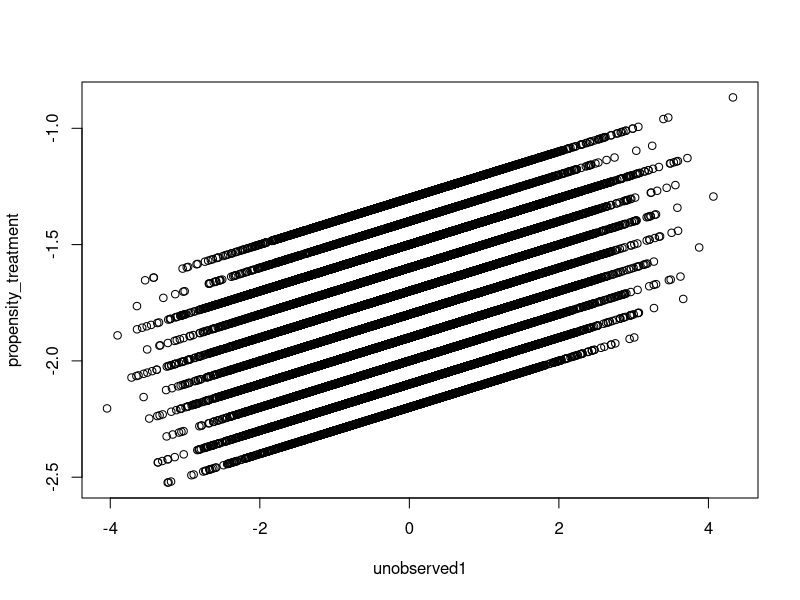
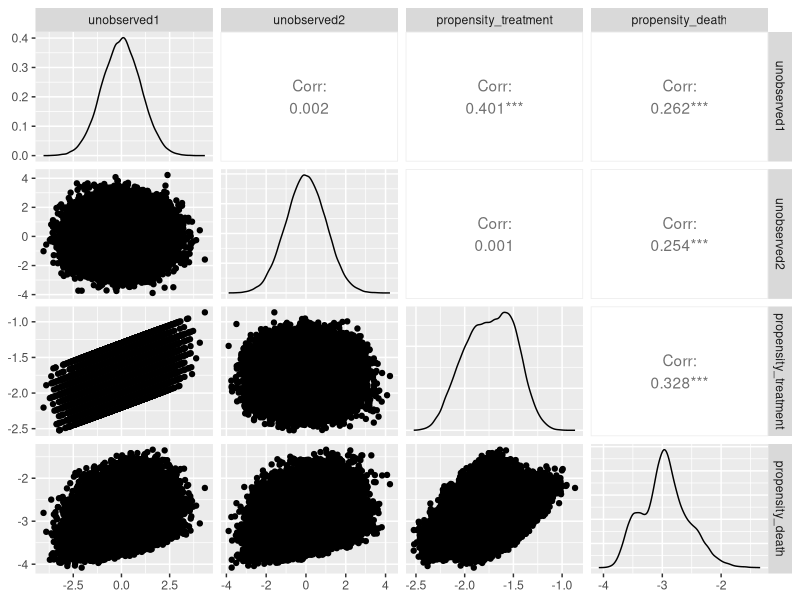
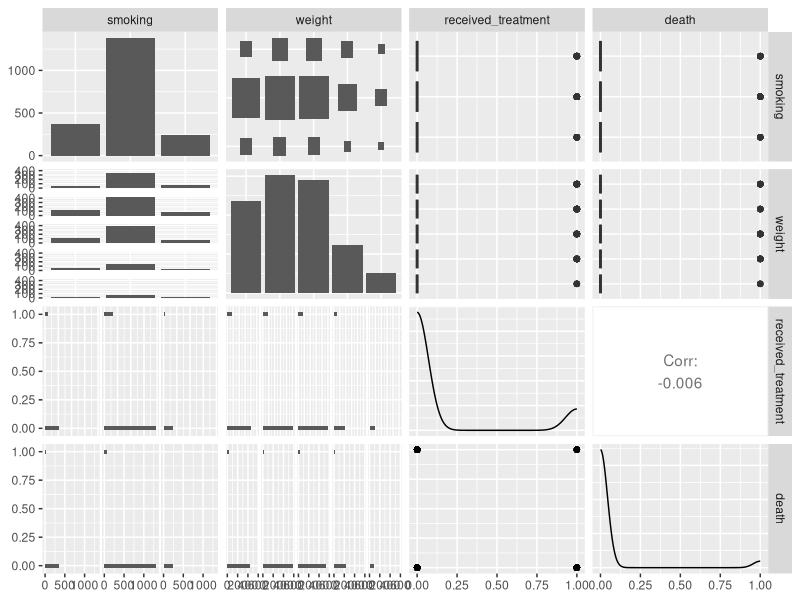

These figures' R source, in order:
library(tidyverse)
library(survey)
library(boot)
library(GGally)

#================Create some marginal totals===============


#---------------Set up variables------------------
continents <- c("Eastasia", "Oceania", "Eurasia")
races <- c("Klingon", "Vulcan", "Human", "Missing")
sexes <- c("Male", "Female", "Other", "Missing")
smoking <- c("Smoking", "Non-smoking", "Missing")
weight <- c("Underweight", "Healthy weight", "Overweight", "Obese", "Missing")

#-------------Race x continent------------------
rc_tot <- expand.grid(race = races, continent = continents) %>%
  mutate(Freq = c(100, 200, 30000, 500,
                  5000, 1000, 2000, 500,
                  2000, 10000,3000, 1000))

c_tot <- rc_tot %>%
  group_by(continent) %>%
  summarise(continent_total = sum(Freq))

r_tot <- rc_tot %>%
  group_by(race) %>%
  summarise(race_total = sum(Freq))

#-------------------Race x sex---------------------
rx_tot <- expand.grid(race = races, sex = sexes) %>%
  left_join(r_tot, by = "race") %>%
  mutate(Freq = case_when(
    sex == "Male" & race == "Klingon" ~ 0.40 * race_total,
    sex == "Female" & race == "Klingon" ~ 0.56 * race_total,
    sex == "Male"                     ~ 0.47 * race_total,
    sex == "Female"                   ~ 0.49 * race_total,
    sex == "Missing"                  ~ 0.03 * race_total,
    sex == "Other"                    ~ 0.01 * race_total
  )) %>%
  select(-race_total)

stopifnot(sum(rc_tot$Freq) == sum(rx_tot$Freq))

x_tot <- rx_tot %>%
  group_by(sex) %>%
  summarise(sex_total = sum(Freq))

#-------------------Sex x smoking----------------

xs_tot <- expand.grid(sex = sexes, smoking = smoking) %>%
  left_join(x_tot, by = "sex") %>%
  mutate(Freq = case_when(
    sex == "Male" & smoking == "Smoking" ~ 0.2 * sex_total,
    sex == "Male" & smoking == "Non-smoking" ~ 0.7 * sex_total,
    sex == "Male" & smoking == "Missing" ~ 0.1 * sex_total,
    sex == "Female" & smoking == "Smoking" ~ 0.15 * sex_total,
    sex == "Female" & smoking == "Non-smoking" ~ 0.72 * sex_total,
    sex == "Female" & smoking == "Missing" ~ 0.13 * sex_total,
    sex %in% c("Other", "Missing") ~ sex_total / 3
  )) %>%
  select(-sex_total)

stopifnot(sum(rc_tot$Freq) == sum(xs_tot$Freq))

s_tot <- xs_tot %>%
  group_by(smoking) %>%
  summarise(smoking_total = sum(Freq))

#---------------------Smoking x weight---------------------

sw_tot <- expand.grid(smoking = smoking, weight = weight) %>%
  left_join(s_tot, by = "smoking") %>%
  mutate(Freq = case_when(
    smoking == "Smoking" & weight == "Obese" ~ 0.2 * smoking_total,
    weight == "Obese" ~ 0.1 * smoking_total,
    weight == "Healthy weight" ~ 0.3 * smoking_total,
    weight == "Overweight" ~ 0.3 * smoking_total,
    weight == "Missing" ~ 0.05 * smoking_total,
    smoking == "Smoking" & weight == "Underweight" ~ 0.15 * smoking_total,
    TRUE ~ 0.25 * smoking_total
  )) %>%
  select(-smoking_total)


stopifnot(sum(rc_tot$Freq) == sum(sw_tot$Freq))

w_tot <- sw_tot %>%
  group_by(weight) %>%
  summarise(weight_total = sum(Freq))

#====================Create microdata of demographic variables that match the marginal totals========

population <- expand.grid(
  continent = continents,
  race = races,
  sex = sexes,
  smoking = smoking,
  weight = weight
) %>%
  as_tibble()

sd <- svydesign(~1, data = population)
sdr <- rake(sd, 
     sample = list(~race + continent,
                   ~race + sex,
                   ~sex + smoking,
                   ~smoking + weight),
     population = list(rc_tot,
                       rx_tot,
                       xs_tot,
                       sw_tot))

population$prob <- weights(sdr) / sum(weights(sdr))

set.seed(123)
the_sample <- sample_n(population, 60000, weight = prob, replace = TRUE) %>%
  select(-prob)


table(the_sample$race)
table(the_sample$continent)
table(the_sample$sex)
table(the_sample$smoking)
table(the_sample$weight)

#=====================Model to get the treatment and the result===========

set.seed(42)
the_sample <- the_sample %>%
  mutate(unobserved1 = rnorm(n()),
         unobserved2 = rnorm(n())) %>%
  mutate(propensity_treatment =
           0.3 * (continent == "Eastasia") +
           0.1 * (race == "Human") +
           0.1 * (smoking == "Non-smoking") +
           0.2 * (weight == "Obese") +
           -0.2 * (weight == "Healthy weight") +
           unobserved1 / 10 +
           -2) %>%
  mutate(received_treatment = rbinom(n = n(), size = 1,
                                     prob = inv.logit(propensity_treatment)),
         propensity_death =
           0.3 * (continent == "Oceania") +
           0.2 * (race == "Klingon") +
           0.2 * (smoking == "Smoking") +
           0.5 * (weight == "Obese") +
           -0.5 * (weight == "Healthy weight") +
           unobserved1 / 10 +
           unobserved2 / 10 +
           0.2 * received_treatment +
           -3) %>%
  mutate(death = rbinom(n = n(), size = 1,
                        prob = inv.logit(propensity_death)))
           

summary(the_sample)
with(the_sample, plot(unobserved1, propensity_treatment))

the_sample %>%
  select(unobserved1, unobserved2, propensity_treatment, propensity_death) %>%
  ggpairs()


the_sample %>%
  select(smoking, weight, received_treatment, death) %>%
  sample_n(size = 2000) %>%
  ggpairs()

#===============fitting a model============

mod1 <- glm(death ~ continent + weight + race + sex + smoking + weight + received_treatment, 
            family = "binomial",
            data = the_sample)

summary(mod1)
anova(mod1, test = "Chi")
confint(mod1)
